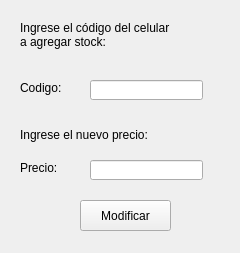
<?xml version="1.0" encoding="UTF-8"?>
<ui version="4.0">
 <class>modificar_precio</class>
 <widget class="QWidget" name="modificar_precio">
  <property name="geometry">
   <rect>
    <x>0</x>
    <y>0</y>
    <width>240</width>
    <height>253</height>
   </rect>
  </property>
  <property name="windowTitle">
   <string>Modificación de precio</string>
  </property>
  <widget class="QLineEdit" name="line_precio">
   <property name="geometry">
    <rect>
     <x>90</x>
     <y>160</y>
     <width>113</width>
     <height>20</height>
    </rect>
   </property>
  </widget>
  <widget class="QLabel" name="label_5">
   <property name="geometry">
    <rect>
     <x>20</x>
     <y>160</y>
     <width>51</width>
     <height>16</height>
    </rect>
   </property>
   <property name="text">
    <string>Precio:</string>
   </property>
  </widget>
  <widget class="QLabel" name="label_4">
   <property name="geometry">
    <rect>
     <x>20</x>
     <y>100</y>
     <width>201</width>
     <height>71</height>
    </rect>
   </property>
   <property name="text">
    <string>&lt;html&gt;&lt;head/&gt;&lt;body&gt;&lt;p&gt;Ingrese el nuevo precio:&lt;/p&gt;&lt;/body&gt;&lt;/html&gt;</string>
   </property>
  </widget>
  <widget class="QPushButton" name="pushButton_modificar">
   <property name="geometry">
    <rect>
     <x>80</x>
     <y>200</y>
     <width>91</width>
     <height>31</height>
    </rect>
   </property>
   <property name="text">
    <string>Modificar</string>
   </property>
  </widget>
  <widget class="QLineEdit" name="line_codigo">
   <property name="geometry">
    <rect>
     <x>90</x>
     <y>80</y>
     <width>113</width>
     <height>20</height>
    </rect>
   </property>
  </widget>
  <widget class="QLabel" name="label">
   <property name="geometry">
    <rect>
     <x>20</x>
     <y>0</y>
     <width>201</width>
     <height>71</height>
    </rect>
   </property>
   <property name="text">
    <string>&lt;html&gt;&lt;head/&gt;&lt;body&gt;&lt;p&gt;Ingrese el código del celular&lt;br/&gt;a agregar stock:&lt;/p&gt;&lt;/body&gt;&lt;/html&gt;</string>
   </property>
  </widget>
  <widget class="QLabel" name="label_2">
   <property name="geometry">
    <rect>
     <x>20</x>
     <y>80</y>
     <width>51</width>
     <height>16</height>
    </rect>
   </property>
   <property name="text">
    <string>Codigo:</string>
   </property>
  </widget>
 </widget>
 <resources/>
 <connections/>
</ui>
